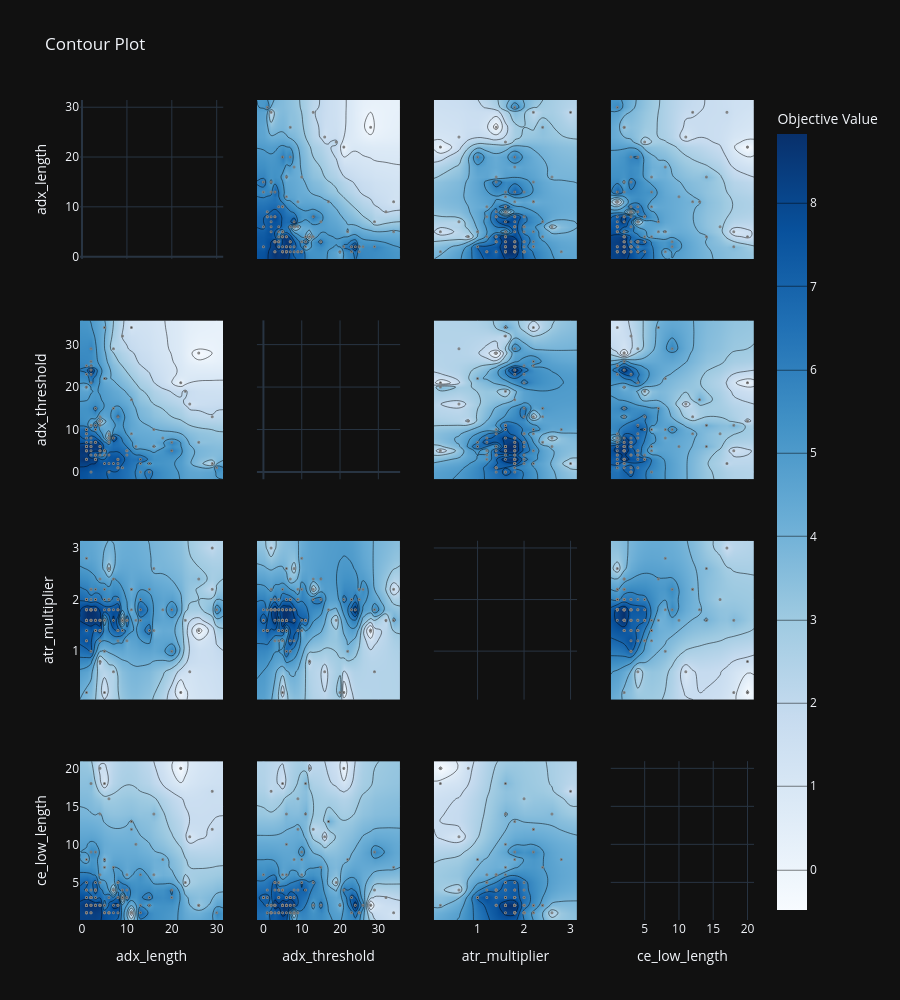
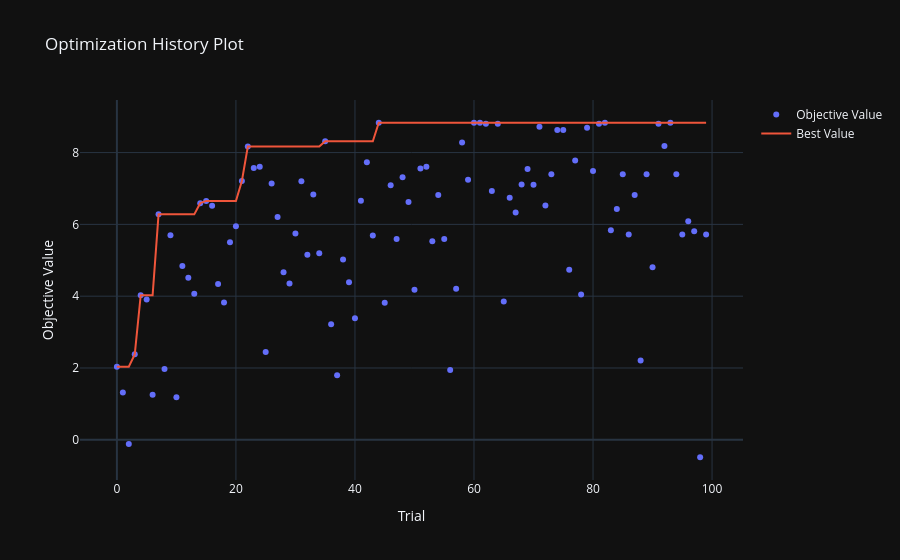

Notebook source saved alongside these figures, in order:
### Markdown cell above
From the slice plot can notice a few things...

- looks like a lowish ce_low_length value is ideal All sortino values > 8 are ce_low_length = 1
- ATR multiplier <2 also looks ideal as under 2 sortino values reach > 6
- ADX_length and ADX_threshold appear to perform better at low values

Generally there aren't major correlations, but can generally see where there might be better results.  The slice plot does slightly agree with the most hyperparameter importance, since these are the only values that so some sort of correlation to sortino ratio.


NOTE:  Removed atr_length and ce_high_length from the slice plot, since they have very little correlation to sortino ratio.

### Code cell
fig4 = optuna.visualization.plot_contour(study)
fig4.update_layout(height=1000)
for trace in fig4.data:
    if hasattr(trace, "marker"):
        # ensure markers are visible when mode exists
        if hasattr(trace, "mode") and trace.mode and "markers" not in str(trace.mode):
            trace.mode = f"{trace.mode}+markers"
        trace.marker.size = 1
show(fig4)

fig3 = optuna.visualization.plot_optimization_history(study)
show(fig3)

### Figure 1 — Plotly figure (JSON) as saved in the notebook; plotly's stock layout.template omitted (floating-point values rounded to 4 significant figures; data arrays with more than 128 entries replaced by an {"elided": "..."} marker saying what was removed)
{"data": [{"type": "scatter", "xaxis": "x", "yaxis": "y", "marker": {"size": 1}}, {"colorbar": {"title": {"text": "Objective Value"}}, "colorscale": [[0.0, "rgb(247,251,255)"], [0.125, "rgb(222,235,247)"], [0.25, "rgb(198,219,239)"], [0.375, "rgb(158,202,225)"], [0.5, "rgb(107,174,214)"], [0.625, "rgb(66,146,198)"], [0.75, "rgb(33,113,181)"], [0.875, "rgb(8,81,156)"], [1.0, "rgb(8,48,107)"]], "connectgaps": true, "contours": {"coloring": "heatmap"}, "hoverinfo": "none", "line": {"smoothing": 1.3}, "reversescale": false, "showscale": true, "x": [-0.45, 1, 2, 3, 4, 5, 6, 7, 8, 9, 10, 11, 12, 13, 15, 16, 18, 20, 22, 23, 24, 26, 29, 30, 31.45], "y": [-1.7, 0, 1, 2, 3, 4, 5, 6, 7, 8, 9, 10, 11, 12, 13, 15, 16, 17, 19, 20, 21, 22, 23, 24, 25, 26, 28, 29, 32, 34, 35.7], "z": {"elided": "31x25 float values"}, "type": "contour", "xaxis": "x5", "yaxis": "y5"}, {"marker": {"color": "black", "line": {"color": "Gray", "width": 2.0}, "size": 1}, "mode": "markers", "name": "Feasible Trial", "showlegend": false, "x": [29, 5, 22, 7, 16, 5, 24, 2, 29, 3, 11, 2, 1, 11, 10, 10, 15, 10, 16, 13, 20, 8, 8, 8, 6, 6, 13, 8, 4, 18, 13, 8, 8, 6, 4, 7, 6, 4, 7, 12, 26, 9, 5, 5, 1, 1, 3, 2, 3, 1, 5, 7, 6, 5, 3, 6, 9, 11, 2, 2, 1, 1, 1, 1, 2, 2, 1, 3, 2, 4, 1, 3, 3, 2, 4, 4, 4, 1, 4, 3, 3, 1, 1, 30, 1, 2, 1, 3, 23, 2, 15, 1, 1, 2, 2, 1, 20, 2, 26, 1], "y": [13, 5, 21, 29, 10, 22, 16, 21, 2, 10, 34, 25, 10, 17, 5, 4, 0, 5, 6, 0, 7, 1, 3, 2, 2, 8, 3, 13, 13, 8, 2, 1, 3, 0, 4, 8, 9, 12, 15, 6, 7, 1, 2, 4, 3, 20, 11, 26, 3, 6, 34, 2, 4, 5, 4, 7, 32, 9, 5, 0, 6, 6, 6, 9, 6, 11, 8, 15, 6, 5, 10, 7, 7, 8, 5, 6, 6, 7, 11, 3, 3, 5, 5, 1, 3, 4, 9, 4, 19, 7, 2, 5, 6, 24, 23, 25, 5, 29, 28, 23], "type": "scatter", "xaxis": "x5", "yaxis": "y5"}, {"colorbar": {"title": {"text": "Objective Value"}}, "colorscale": [[0.0, "rgb(247,251,255)"], [0.125, "rgb(222,235,247)"], [0.25, "rgb(198,219,239)"], [0.375, "rgb(158,202,225)"], [0.5, "rgb(107,174,214)"], [0.625, "rgb(66,146,198)"], [0.75, "rgb(33,113,181)"], [0.875, "rgb(8,81,156)"], [1.0, "rgb(8,48,107)"]], "connectgaps": true, "contours": {"coloring": "heatmap"}, "hoverinfo": "none", "line": {"smoothing": 1.3}, "reversescale": false, "showscale": false, "x": [-0.45, 1, 2, 3, 4, 5, 6, 7, 8, 9, 10, 11, 12, 13, 15, 16, 18, 20, 22, 23, 24, 26, 29, 30, 31.45], "y": [0.06, 0.2, 0.6, 0.8, 1.0, 1.2, 1.4, 1.6, 1.8, 2.0, 2.2, 2.4, 2.6, 2.8, 3.0, 3.14], "z": {"elided": "16x25 float values"}, "type": "contour", "xaxis": "x9", "yaxis": "y9"}, {"marker": {"color": "black", "line": {"color": "Gray", "width": 2.0}, "size": 1}, "mode": "markers", "name": "Feasible Trial", "showlegend": false, "x": [29, 5, 22, 7, 16, 5, 24, 2, 29, 3, 11, 2, 1, 11, 10, 10, 15, 10, 16, 13, 20, 8, 8, 8, 6, 6, 13, 8, 4, 18, 13, 8, 8, 6, 4, 7, 6, 4, 7, 12, 26, 9, 5, 5, 1, 1, 3, 2, 3, 1, 5, 7, 6, 5, 3, 6, 9, 11, 2, 2, 1, 1, 1, 1, 2, 2, 1, 3, 2, 4, 1, 3, 3, 2, 4, 4, 4, 1, 4, 3, 3, 1, 1, 30, 1, 2, 1, 3, 23, 2, 15, 1, 1, 2, 2, 1, 20, 2, 26, 1], "y": [2.2, 0.2, 0.2, 0.6, 1.4, 1.0, 0.6, 2.0, 3.0, 2.2, 2.2, 2.2, 2.8, 1.8, 1.6, 1.6, 1.4, 1.2, 2.6, 1.6, 1.0, 1.4, 1.8, 1.8, 1.8, 2.6, 1.8, 2.0, 2.4, 1.8, 2.0, 1.4, 1.2, 1.8, 1.2, 1.6, 2.0, 0.8, 2.4, 1.6, 2.4, 1.4, 1.8, 2.0, 1.8, 0.2, 1.6, 2.2, 1.8, 2.0, 1.6, 1.8, 1.8, 2.2, 1.4, 2.0, 1.6, 2.2, 1.8, 1.6, 1.8, 1.8, 1.6, 1.4, 1.6, 1.6, 1.2, 2.0, 1.0, 1.4, 1.6, 1.8, 2.0, 1.8, 1.6, 1.6, 1.4, 1.2, 1.6, 1.6, 1.8, 1.6, 1.8, 1.8, 2.0, 1.8, 2.0, 1.4, 1.6, 1.8, 2.2, 1.6, 1.6, 1.8, 1.8, 2.0, 1.8, 1.8, 1.4, 2.0], "type": "scatter", "xaxis": "x9", "yaxis": "y9"}, {"colorbar": {"title": {"text": "Objective Value"}}, "colorscale": [[0.0, "rgb(247,251,255)"], [0.125, "rgb(222,235,247)"], [0.25, "rgb(198,219,239)"], [0.375, "rgb(158,202,225)"], [0.5, "rgb(107,174,214)"], [0.625, "rgb(66,146,198)"], [0.75, "rgb(33,113,181)"], [0.875, "rgb(8,81,156)"], [1.0, "rgb(8,48,107)"]], "connectgaps": true, "contours": {"coloring": "heatmap"}, "hoverinfo": "none", "line": {"smoothing": 1.3}, "reversescale": false, "showscale": false, "x": [-0.45, 1, 2, 3, 4, 5, 6, 7, 8, 9, 10, 11, 12, 13, 15, 16, 18, 20, 22, 23, 24, 26, 29, 30, 31.45], "y": [0.05, 1, 2, 3, 4, 5, 6, 7, 8, 9, 10, 11, 12, 13, 14, 16, 17, 18, 20, 20.95], "z": {"elided": "20x25 float values"}, "type": "contour", "xaxis": "x13", "yaxis": "y13"}, {"marker": {"color": "black", "line": {"color": "Gray", "width": 2.0}, "size": 1}, "mode": "markers", "name": "Feasible Trial", "showlegend": false, "x": [29, 5, 22, 7, 16, 5, 24, 2, 29, 3, 11, 2, 1, 11, 10, 10, 15, 10, 16, 13, 20, 8, 8, 8, 6, 6, 13, 8, 4, 18, 13, 8, 8, 6, 4, 7, 6, 4, 7, 12, 26, 9, 5, 5, 1, 1, 3, 2, 3, 1, 5, 7, 6, 5, 3, 6, 9, 11, 2, 2, 1, 1, 1, 1, 2, 2, 1, 3, 2, 4, 1, 3, 3, 2, 4, 4, 4, 1, 4, 3, 3, 1, 1, 30, 1, 2, 1, 3, 23, 2, 15, 1, 1, 2, 2, 1, 20, 2, 26, 1], "y": [12, 18, 20, 4, 6, 8, 11, 4, 17, 9, 1, 1, 8, 13, 4, 3, 3, 6, 14, 6, 3, 3, 2, 1, 1, 1, 1, 5, 2, 8, 2, 2, 5, 3, 5, 2, 16, 20, 7, 10, 2, 4, 1, 1, 2, 2, 4, 2, 5, 3, 7, 1, 1, 2, 4, 1, 3, 12, 1, 3, 2, 2, 2, 4, 2, 18, 4, 2, 3, 2, 5, 2, 3, 3, 2, 2, 6, 3, 14, 2, 4, 2, 2, 1, 2, 3, 1, 4, 5, 3, 2, 2, 1, 2, 3, 1, 4, 9, 2, 1], "type": "scatter", "xaxis": "x13", "yaxis": "y13"}, {"colorbar": {"title": {"text": "Objective Value"}}, "colorscale": [[0.0, "rgb(247,251,255)"], [0.125, "rgb(222,235,247)"], [0.25, "rgb(198,219,239)"], [0.375, "rgb(158,202,225)"], [0.5, "rgb(107,174,214)"], [0.625, "rgb(66,146,198)"], [0.75, "rgb(33,113,181)"], [0.875, "rgb(8,81,156)"], [1.0, "rgb(8,48,107)"]], "connectgaps": true, "contours": {"coloring": "heatmap"}, "hoverinfo": "none", "line": {"smoothing": 1.3}, "reversescale": false, "showscale": false, "x": [-1.7, 0, 1, 2, 3, 4, 5, 6, 7, 8, 9, 10, 11, 12, 13, 15, 16, 17, 19, 20, 21, 22, 23, 24, 25, 26, 28, 29, 32, 34, 35.7], "y": [-0.45, 1, 2, 3, 4, 5, 6, 7, 8, 9, 10, 11, 12, 13, 15, 16, 18, 20, 22, 23, 24, 26, 29, 30, 31.45], "z": {"elided": "25x31 float values"}, "type": "contour", "xaxis": "x2", "yaxis": "y2"}, {"marker": {"color": "black", "line": {"color": "Gray", "width": 2.0}, "size": 1}, "mode": "markers", "name": "Feasible Trial", "showlegend": false, "x": [13, 5, 21, 29, 10, 22, 16, 21, 2, 10, 34, 25, 10, 17, 5, 4, 0, 5, 6, 0, 7, 1, 3, 2, 2, 8, 3, 13, 13, 8, 2, 1, 3, 0, 4, 8, 9, 12, 15, 6, 7, 1, 2, 4, 3, 20, 11, 26, 3, 6, 34, 2, 4, 5, 4, 7, 32, 9, 5, 0, 6, 6, 6, 9, 6, 11, 8, 15, 6, 5, 10, 7, 7, 8, 5, 6, 6, 7, 11, 3, 3, 5, 5, 1, 3, 4, 9, 4, 19, 7, 2, 5, 6, 24, 23, 25, 5, 29, 28, 23], "y": [29, 5, 22, 7, 16, 5, 24, 2, 29, 3, 11, 2, 1, 11, 10, 10, 15, 10, 16, 13, 20, 8, 8, 8, 6, 6, 13, 8, 4, 18, 13, 8, 8, 6, 4, 7, 6, 4, 7, 12, 26, 9, 5, 5, 1, 1, 3, 2, 3, 1, 5, 7, 6, 5, 3, 6, 9, 11, 2, 2, 1, 1, 1, 1, 2, 2, 1, 3, 2, 4, 1, 3, 3, 2, 4, 4, 4, 1, 4, 3, 3, 1, 1, 30, 1, 2, 1, 3, 23, 2, 15, 1, 1, 2, 2, 1, 20, 2, 26, 1], "type": "scatter", "xaxis": "x2", "yaxis": "y2"}, {"type": "scatter", "xaxis": "x6", "yaxis": "y6", "marker": {"size": 1}}, {"colorbar": {"title": {"text": "Objective Value"}}, "colorscale": [[0.0, "rgb(247,251,255)"], [0.125, "rgb(222,235,247)"], [0.25, "rgb(198,219,239)"], [0.375, "rgb(158,202,225)"], [0.5, "rgb(107,174,214)"], [0.625, "rgb(66,146,198)"], [0.75, "rgb(33,113,181)"], [0.875, "rgb(8,81,156)"], [1.0, "rgb(8,48,107)"]], "connectgaps": true, "contours": {"coloring": "heatmap"}, "hoverinfo": "none", "line": {"smoothing": 1.3}, "reversescale": false, "showscale": false, "x": [-1.7, 0, 1, 2, 3, 4, 5, 6, 7, 8, 9, 10, 11, 12, 13, 15, 16, 17, 19, 20, 21, 22, 23, 24, 25, 26, 28, 29, 32, 34, 35.7], "y": [0.06, 0.2, 0.6, 0.8, 1.0, 1.2, 1.4, 1.6, 1.8, 2.0, 2.2, 2.4, 2.6, 2.8, 3.0, 3.14], "z": {"elided": "16x31 float values"}, "type": "contour", "xaxis": "x10", "yaxis": "y10"}, {"marker": {"color": "black", "line": {"color": "Gray", "width": 2.0}, "size": 1}, "mode": "markers", "name": "Feasible Trial", "showlegend": false, "x": [13, 5, 21, 29, 10, 22, 16, 21, 2, 10, 34, 25, 10, 17, 5, 4, 0, 5, 6, 0, 7, 1, 3, 2, 2, 8, 3, 13, 13, 8, 2, 1, 3, 0, 4, 8, 9, 12, 15, 6, 7, 1, 2, 4, 3, 20, 11, 26, 3, 6, 34, 2, 4, 5, 4, 7, 32, 9, 5, 0, 6, 6, 6, 9, 6, 11, 8, 15, 6, 5, 10, 7, 7, 8, 5, 6, 6, 7, 11, 3, 3, 5, 5, 1, 3, 4, 9, 4, 19, 7, 2, 5, 6, 24, 23, 25, 5, 29, 28, 23], "y": [2.2, 0.2, 0.2, 0.6, 1.4, 1.0, 0.6, 2.0, 3.0, 2.2, 2.2, 2.2, 2.8, 1.8, 1.6, 1.6, 1.4, 1.2, 2.6, 1.6, 1.0, 1.4, 1.8, 1.8, 1.8, 2.6, 1.8, 2.0, 2.4, 1.8, 2.0, 1.4, 1.2, 1.8, 1.2, 1.6, 2.0, 0.8, 2.4, 1.6, 2.4, 1.4, 1.8, 2.0, 1.8, 0.2, 1.6, 2.2, 1.8, 2.0, 1.6, 1.8, 1.8, 2.2, 1.4, 2.0, 1.6, 2.2, 1.8, 1.6, 1.8, 1.8, 1.6, 1.4, 1.6, 1.6, 1.2, 2.0, 1.0, 1.4, 1.6, 1.8, 2.0, 1.8, 1.6, 1.6, 1.4, 1.2, 1.6, 1.6, 1.8, 1.6, 1.8, 1.8, 2.0, 1.8, 2.0, 1.4, 1.6, 1.8, 2.2, 1.6, 1.6, 1.8, 1.8, 2.0, 1.8, 1.8, 1.4, 2.0], "type": "scatter", "xaxis": "x10", "yaxis": "y10"}, {"colorbar": {"title": {"text": "Objective Value"}}, "colorscale": [[0.0, "rgb(247,251,255)"], [0.125, "rgb(222,235,247)"], [0.25, "rgb(198,219,239)"], [0.375, "rgb(158,202,225)"], [0.5, "rgb(107,174,214)"], [0.625, "rgb(66,146,198)"], [0.75, "rgb(33,113,181)"], [0.875, "rgb(8,81,156)"], [1.0, "rgb(8,48,107)"]], "connectgaps": true, "contours": {"coloring": "heatmap"}, "hoverinfo": "none", "line": {"smoothing": 1.3}, "reversescale": false, "showscale": false, "x": [-1.7, 0, 1, 2, 3, 4, 5, 6, 7, 8, 9, 10, 11, 12, 13, 15, 16, 17, 19, 20, 21, 22, 23, 24, 25, 26, 28, 29, 32, 34, 35.7], "y": [0.05, 1, 2, 3, 4, 5, 6, 7, 8, 9, 10, 11, 12, 13, 14, 16, 17, 18, 20, 20.95], "z": {"elided": "20x31 float values"}, "type": "contour", "xaxis": "x14", "yaxis": "y14"}, {"marker": {"color": "black", "line": {"color": "Gray", "width": 2.0}, "size": 1}, "mode": "markers", "name": "Feasible Trial", "showlegend": false, "x": [13, 5, 21, 29, 10, 22, 16, 21, 2, 10, 34, 25, 10, 17, 5, 4, 0, 5, 6, 0, 7, 1, 3, 2, 2, 8, 3, 13, 13, 8, 2, 1, 3, 0, 4, 8, 9, 12, 15, 6, 7, 1, 2, 4, 3, 20, 11, 26, 3, 6, 34, 2, 4, 5, 4, 7, 32, 9, 5, 0, 6, 6, 6, 9, 6, 11, 8, 15, 6, 5, 10, 7, 7, 8, 5, 6, 6, 7, 11, 3, 3, 5, 5, 1, 3, 4, 9, 4, 19, 7, 2, 5, 6, 24, 23, 25, 5, 29, 28, 23], "y": [12, 18, 20, 4, 6, 8, 11, 4, 17, 9, 1, 1, 8, 13, 4, 3, 3, 6, 14, 6, 3, 3, 2, 1, 1, 1, 1, 5, 2, 8, 2, 2, 5, 3, 5, 2, 16, 20, 7, 10, 2, 4, 1, 1, 2, 2, 4, 2, 5, 3, 7, 1, 1, 2, 4, 1, 3, 12, 1, 3, 2, 2, 2, 4, 2, 18, 4, 2, 3, 2, 5, 2, 3, 3, 2, 2, 6, 3, 14, 2, 4, 2, 2, 1, 2, 3, 1, 4, 5, 3, 2, 2, 1, 2, 3, 1, 4, 9, 2, 1], "type": "scatter", "xaxis": "x14", "yaxis": "y14"}, {"colorbar": {"title": {"text": "Objective Value"}}, "colorscale": [[0.0, "rgb(247,251,255)"], [0.125, "rgb(222,235,247)"], [0.25, "rgb(198,219,239)"], [0.375, "rgb(158,202,225)"], [0.5, "rgb(107,174,214)"], [0.625, "rgb(66,146,198)"], [0.75, "rgb(33,113,181)"], [0.875, "rgb(8,81,156)"], [1.0, "rgb(8,48,107)"]], "connectgaps": true, "contours": {"coloring": "heatmap"}, "hoverinfo": "none", "line": {"smoothing": 1.3}, "reversescale": false, "showscale": false, "x": [0.06, 0.2, 0.6, 0.8, 1.0, 1.2, 1.4, 1.6, 1.8, 2.0, 2.2, 2.4, 2.6, 2.8, 3.0, 3.14], "y": [-0.45, 1, 2, 3, 4, 5, 6, 7, 8, 9, 10, 11, 12, 13, 15, 16, 18, 20, 22, 23, 24, 26, 29, 30, 31.45], "z": {"elided": "25x16 float values"}, "type": "contour", "xaxis": "x3", "yaxis": "y3"}, {"marker": {"color": "black", "line": {"color": "Gray", "width": 2.0}, "size": 1}, "mode": "markers", "name": "Feasible Trial", "showlegend": false, "x": [2.2, 0.2, 0.2, 0.6, 1.4, 1.0, 0.6, 2.0, 3.0, 2.2, 2.2, 2.2, 2.8, 1.8, 1.6, 1.6, 1.4, 1.2, 2.6, 1.6, 1.0, 1.4, 1.8, 1.8, 1.8, 2.6, 1.8, 2.0, 2.4, 1.8, 2.0, 1.4, 1.2, 1.8, 1.2, 1.6, 2.0, 0.8, 2.4, 1.6, 2.4, 1.4, 1.8, 2.0, 1.8, 0.2, 1.6, 2.2, 1.8, 2.0, 1.6, 1.8, 1.8, 2.2, 1.4, 2.0, 1.6, 2.2, 1.8, 1.6, 1.8, 1.8, 1.6, 1.4, 1.6, 1.6, 1.2, 2.0, 1.0, 1.4, 1.6, 1.8, 2.0, 1.8, 1.6, 1.6, 1.4, 1.2, 1.6, 1.6, 1.8, 1.6, 1.8, 1.8, 2.0, 1.8, 2.0, 1.4, 1.6, 1.8, 2.2, 1.6, 1.6, 1.8, 1.8, 2.0, 1.8, 1.8, 1.4, 2.0], "y": [29, 5, 22, 7, 16, 5, 24, 2, 29, 3, 11, 2, 1, 11, 10, 10, 15, 10, 16, 13, 20, 8, 8, 8, 6, 6, 13, 8, 4, 18, 13, 8, 8, 6, 4, 7, 6, 4, 7, 12, 26, 9, 5, 5, 1, 1, 3, 2, 3, 1, 5, 7, 6, 5, 3, 6, 9, 11, 2, 2, 1, 1, 1, 1, 2, 2, 1, 3, 2, 4, 1, 3, 3, 2, 4, 4, 4, 1, 4, 3, 3, 1, 1, 30, 1, 2, 1, 3, 23, 2, 15, 1, 1, 2, 2, 1, 20, 2, 26, 1], "type": "scatter", "xaxis": "x3", "yaxis": "y3"}, {"colorbar": {"title": {"text": "Objective Value"}}, "colorscale": [[0.0, "rgb(247,251,255)"], [0.125, "rgb(222,235,247)"], [0.25, "rgb(198,219,239)"], [0.375, "rgb(158,202,225)"], [0.5, "rgb(107,174,214)"], [0.625, "rgb(66,146,198)"], [0.75, "rgb(33,113,181)"], [0.875, "rgb(8,81,156)"], [1.0, "rgb(8,48,107)"]], "connectgaps": true, "contours": {"coloring": "heatmap"}, "hoverinfo": "none", "line": {"smoothing": 1.3}, "reversescale": false, "showscale": false, "x": [0.06, 0.2, 0.6, 0.8, 1.0, 1.2, 1.4, 1.6, 1.8, 2.0, 2.2, 2.4, 2.6, 2.8, 3.0, 3.14], "y": [-1.7, 0, 1, 2, 3, 4, 5, 6, 7, 8, 9, 10, 11, 12, 13, 15, 16, 17, 19, 20, 21, 22, 23, 24, 25, 26, 28, 29, 32, 34, 35.7], "z": {"elided": "31x16 float values"}, "type": "contour", "xaxis": "x7", "yaxis": "y7"}, {"marker": {"color": "black", "line": {"color": "Gray", "width": 2.0}, "size": 1}, "mode": "markers", "name": "Feasible Trial", "showlegend": false, "x": [2.2, 0.2, 0.2, 0.6, 1.4, 1.0, 0.6, 2.0, 3.0, 2.2, 2.2, 2.2, 2.8, 1.8, 1.6, 1.6, 1.4, 1.2, 2.6, 1.6, 1.0, 1.4, 1.8, 1.8, 1.8, 2.6, 1.8, 2.0, 2.4, 1.8, 2.0, 1.4, 1.2, 1.8, 1.2, 1.6, 2.0, 0.8, 2.4, 1.6, 2.4, 1.4, 1.8, 2.0, 1.8, 0.2, 1.6, 2.2, 1.8, 2.0, 1.6, 1.8, 1.8, 2.2, 1.4, 2.0, 1.6, 2.2, 1.8, 1.6, 1.8, 1.8, 1.6, 1.4, 1.6, 1.6, 1.2, 2.0, 1.0, 1.4, 1.6, 1.8, 2.0, 1.8, 1.6, 1.6, 1.4, 1.2, 1.6, 1.6, 1.8, 1.6, 1.8, 1.8, 2.0, 1.8, 2.0, 1.4, 1.6, 1.8, 2.2, 1.6, 1.6, 1.8, 1.8, 2.0, 1.8, 1.8, 1.4, 2.0], "y": [13, 5, 21, 29, 10, 22, 16, 21, 2, 10, 34, 25, 10, 17, 5, 4, 0, 5, 6, 0, 7, 1, 3, 2, 2, 8, 3, 13, 13, 8, 2, 1, 3, 0, 4, 8, 9, 12, 15, 6, 7, 1, 2, 4, 3, 20, 11, 26, 3, 6, 34, 2, 4, 5, 4, 7, 32, 9, 5, 0, 6, 6, 6, 9, 6, 11, 8, 15, 6, 5, 10, 7, 7, 8, 5, 6, 6, 7, 11, 3, 3, 5, 5, 1, 3, 4, 9, 4, 19, 7, 2, 5, 6, 24, 23, 25, 5, 29, 28, 23], "type": "scatter", "xaxis": "x7", "yaxis": "y7"}, {"type": "scatter", "xaxis": "x11", "yaxis": "y11", "marker": {"size": 1}}, {"colorbar": {"title": {"text": "Objective Value"}}, "colorscale": [[0.0, "rgb(247,251,255)"], [0.125, "rgb(222,235,247)"], [0.25, "rgb(198,219,239)"], [0.375, "rgb(158,202,225)"], [0.5, "rgb(107,174,214)"], [0.625, "rgb(66,146,198)"], [0.75, "rgb(33,113,181)"], [0.875, "rgb(8,81,156)"], [1.0, "rgb(8,48,107)"]], "connectgaps": true, "contours": {"coloring": "heatmap"}, "hoverinfo": "none", "line": {"smoothing": 1.3}, "reversescale": false, "showscale": false, "x": [0.06, 0.2, 0.6, 0.8, 1.0, 1.2, 1.4, 1.6, 1.8, 2.0, 2.2, 2.4, 2.6, 2.8, 3.0, 3.14], "y": [0.05, 1, 2, 3, 4, 5, 6, 7, 8, 9, 10, 11, 12, 13, 14, 16, 17, 18, 20, 20.95], "z": {"elided": "20x16 float values"}, "type": "contour", "xaxis": "x15", "yaxis": "y15"}, {"marker": {"color": "black", "line": {"color": "Gray", "width": 2.0}, "size": 1}, "mode": "markers", "name": "Feasible Trial", "showlegend": false, "x": [2.2, 0.2, 0.2, 0.6, 1.4, 1.0, 0.6, 2.0, 3.0, 2.2, 2.2, 2.2, 2.8, 1.8, 1.6, 1.6, 1.4, 1.2, 2.6, 1.6, 1.0, 1.4, 1.8, 1.8, 1.8, 2.6, 1.8, 2.0, 2.4, 1.8, 2.0, 1.4, 1.2, 1.8, 1.2, 1.6, 2.0, 0.8, 2.4, 1.6, 2.4, 1.4, 1.8, 2.0, 1.8, 0.2, 1.6, 2.2, 1.8, 2.0, 1.6, 1.8, 1.8, 2.2, 1.4, 2.0, 1.6, 2.2, 1.8, 1.6, 1.8, 1.8, 1.6, 1.4, 1.6, 1.6, 1.2, 2.0, 1.0, 1.4, 1.6, 1.8, 2.0, 1.8, 1.6, 1.6, 1.4, 1.2, 1.6, 1.6, 1.8, 1.6, 1.8, 1.8, 2.0, 1.8, 2.0, 1.4, 1.6, 1.8, 2.2, 1.6, 1.6, 1.8, 1.8, 2.0, 1.8, 1.8, 1.4, 2.0], "y": [12, 18, 20, 4, 6, 8, 11, 4, 17, 9, 1, 1, 8, 13, 4, 3, 3, 6, 14, 6, 3, 3, 2, 1, 1, 1, 1, 5, 2, 8, 2, 2, 5, 3, 5, 2, 16, 20, 7, 10, 2, 4, 1, 1, 2, 2, 4, 2, 5, 3, 7, 1, 1, 2, 4, 1, 3, 12, 1, 3, 2, 2, 2, 4, 2, 18, 4, 2, 3, 2, 5, 2, 3, 3, 2, 2, 6, 3, 14, 2, 4, 2, 2, 1, 2, 3, 1, 4, 5, 3, 2, 2, 1, 2, 3, 1, 4, 9, 2, 1], "type": "scatter", "xaxis": "x15", "yaxis": "y15"}, {"colorbar": {"title": {"text": "Objective Value"}}, "colorscale": [[0.0, "rgb(247,251,255)"], [0.125, "rgb(222,235,247)"], [0.25, "rgb(198,219,239)"], [0.375, "rgb(158,202,225)"], [0.5, "rgb(107,174,214)"], [0.625, "rgb(66,146,198)"], [0.75, "rgb(33,113,181)"], [0.875, "rgb(8,81,156)"], [1.0, "rgb(8,48,107)"]], "connectgaps": true, "contours": {"coloring": "heatmap"}, "hoverinfo": "none", "line": {"smoothing": 1.3}, "reversescale": false, "showscale": false, "x": [0.05, 1, 2, 3, 4, 5, 6, 7, 8, 9, 10, 11, 12, 13, 14, 16, 17, 18, 20, 20.95], "y": [-0.45, 1, 2, 3, 4, 5, 6, 7, 8, 9, 10, 11, 12, 13, 15, 16, 18, 20, 22, 23, 24, 26, 29, 30, 31.45], "z": {"elided": "25x20 float values"}, "type": "contour", "xaxis": "x4", "yaxis": "y4"}, {"marker": {"color": "black", "line": {"color": "Gray", "width": 2.0}, "size": 1}, "mode": "markers", "name": "Feasible Trial", "showlegend": false, "x": [12, 18, 20, 4, 6, 8, 11, 4, 17, 9, 1, 1, 8, 13, 4, 3, 3, 6, 14, 6, 3, 3, 2, 1, 1, 1, 1, 5, 2, 8, 2, 2, 5, 3, 5, 2, 16, 20, 7, 10, 2, 4, 1, 1, 2, 2, 4, 2, 5, 3, 7, 1, 1, 2, 4, 1, 3, 12, 1, 3, 2, 2, 2, 4, 2, 18, 4, 2, 3, 2, 5, 2, 3, 3, 2, 2, 6, 3, 14, 2, 4, 2, 2, 1, 2, 3, 1, 4, 5, 3, 2, 2, 1, 2, 3, 1, 4, 9, 2, 1], "y": [29, 5, 22, 7, 16, 5, 24, 2, 29, 3, 11, 2, 1, 11, 10, 10, 15, 10, 16, 13, 20, 8, 8, 8, 6, 6, 13, 8, 4, 18, 13, 8, 8, 6, 4, 7, 6, 4, 7, 12, 26, 9, 5, 5, 1, 1, 3, 2, 3, 1, 5, 7, 6, 5, 3, 6, 9, 11, 2, 2, 1, 1, 1, 1, 2, 2, 1, 3, 2, 4, 1, 3, 3, 2, 4, 4, 4, 1, 4, 3, 3, 1, 1, 30, 1, 2, 1, 3, 23, 2, 15, 1, 1, 2, 2, 1, 20, 2, 26, 1], "type": "scatter", "xaxis": "x4", "yaxis": "y4"}, {"colorbar": {"title": {"text": "Objective Value"}}, "colorscale": [[0.0, "rgb(247,251,255)"], [0.125, "rgb(222,235,247)"], [0.25, "rgb(198,219,239)"], [0.375, "rgb(158,202,225)"], [0.5, "rgb(107,174,214)"], [0.625, "rgb(66,146,198)"], [0.75, "rgb(33,113,181)"], [0.875, "rgb(8,81,156)"], [1.0, "rgb(8,48,107)"]], "connectgaps": true, "contours": {"coloring": "heatmap"}, "hoverinfo": "none", "line": {"smoothing": 1.3}, "reversescale": false, "showscale": false, "x": [0.05, 1, 2, 3, 4, 5, 6, 7, 8, 9, 10, 11, 12, 13, 14, 16, 17, 18, 20, 20.95], "y": [-1.7, 0, 1, 2, 3, 4, 5, 6, 7, 8, 9, 10, 11, 12, 13, 15, 16, 17, 19, 20, 21, 22, 23, 24, 25, 26, 28, 29, 32, 34, 35.7], "z": {"elided": "31x20 float values"}, "type": "contour", "xaxis": "x8", "yaxis": "y8"}, {"marker": {"color": "black", "line": {"color": "Gray", "width": 2.0}, "size": 1}, "mode": "markers", "name": "Feasible Trial", "showlegend": false, "x": [12, 18, 20, 4, 6, 8, 11, 4, 17, 9, 1, 1, 8, 13, 4, 3, 3, 6, 14, 6, 3, 3, 2, 1, 1, 1, 1, 5, 2, 8, 2, 2, 5, 3, 5, 2, 16, 20, 7, 10, 2, 4, 1, 1, 2, 2, 4, 2, 5, 3, 7, 1, 1, 2, 4, 1, 3, 12, 1, 3, 2, 2, 2, 4, 2, 18, 4, 2, 3, 2, 5, 2, 3, 3, 2, 2, 6, 3, 14, 2, 4, 2, 2, 1, 2, 3, 1, 4, 5, 3, 2, 2, 1, 2, 3, 1, 4, 9, 2, 1], "y": [13, 5, 21, 29, 10, 22, 16, 21, 2, 10, 34, 25, 10, 17, 5, 4, 0, 5, 6, 0, 7, 1, 3, 2, 2, 8, 3, 13, 13, 8, 2, 1, 3, 0, 4, 8, 9, 12, 15, 6, 7, 1, 2, 4, 3, 20, 11, 26, 3, 6, 34, 2, 4, 5, 4, 7, 32, 9, 5, 0, 6, 6, 6, 9, 6, 11, 8, 15, 6, 5, 10, 7, 7, 8, 5, 6, 6, 7, 11, 3, 3, 5, 5, 1, 3, 4, 9, 4, 19, 7, 2, 5, 6, 24, 23, 25, 5, 29, 28, 23], "type": "scatter", "xaxis": "x8", "yaxis": "y8"}, {"colorbar": {"title": {"text": "Objective Value"}}, "colorscale": [[0.0, "rgb(247,251,255)"], [0.125, "rgb(222,235,247)"], [0.25, "rgb(198,219,239)"], [0.375, "rgb(158,202,225)"], [0.5, "rgb(107,174,214)"], [0.625, "rgb(66,146,198)"], [0.75, "rgb(33,113,181)"], [0.875, "rgb(8,81,156)"], [1.0, "rgb(8,48,107)"]], "connectgaps": true, "contours": {"coloring": "heatmap"}, "hoverinfo": "none", "line": {"smoothing": 1.3}, "reversescale": false, "showscale": false, "x": [0.05, 1, 2, 3, 4, 5, 6, 7, 8, 9, 10, 11, 12, 13, 14, 16, 17, 18, 20, 20.95], "y": [0.06, 0.2, 0.6, 0.8, 1.0, 1.2, 1.4, 1.6, 1.8, 2.0, 2.2, 2.4, 2.6, 2.8, 3.0, 3.14], "z": {"elided": "16x20 float values"}, "type": "contour", "xaxis": "x12", "yaxis": "y12"}, {"marker": {"color": "black", "line": {"color": "Gray", "width": 2.0}, "size": 1}, "mode": "markers", "name": "Feasible Trial", "showlegend": false, "x": [12, 18, 20, 4, 6, 8, 11, 4, 17, 9, 1, 1, 8, 13, 4, 3, 3, 6, 14, 6, 3, 3, 2, 1, 1, 1, 1, 5, 2, 8, 2, 2, 5, 3, 5, 2, 16, 20, 7, 10, 2, 4, 1, 1, 2, 2, 4, 2, 5, 3, 7, 1, 1, 2, 4, 1, 3, 12, 1, 3, 2, 2, 2, 4, 2, 18, 4, 2, 3, 2, 5, 2, 3, 3, 2, 2, 6, 3, 14, 2, 4, 2, 2, 1, 2, 3, 1, 4, 5, 3, 2, 2, 1, 2, 3, 1, 4, 9, 2, 1], "y": [2.2, 0.2, 0.2, 0.6, 1.4, 1.0, 0.6, 2.0, 3.0, 2.2, 2.2, 2.2, 2.8, 1.8, 1.6, 1.6, 1.4, 1.2, 2.6, 1.6, 1.0, 1.4, 1.8, 1.8, 1.8, 2.6, 1.8, 2.0, 2.4, 1.8, 2.0, 1.4, 1.2, 1.8, 1.2, 1.6, 2.0, 0.8, 2.4, 1.6, 2.4, 1.4, 1.8, 2.0, 1.8, 0.2, 1.6, 2.2, 1.8, 2.0, 1.6, 1.8, 1.8, 2.2, 1.4, 2.0, 1.6, 2.2, 1.8, 1.6, 1.8, 1.8, 1.6, 1.4, 1.6, 1.6, 1.2, 2.0, 1.0, 1.4, 1.6, 1.8, 2.0, 1.8, 1.6, 1.6, 1.4, 1.2, 1.6, 1.6, 1.8, 1.6, 1.8, 1.8, 2.0, 1.8, 2.0, 1.4, 1.6, 1.8, 2.2, 1.6, 1.6, 1.8, 1.8, 2.0, 1.8, 1.8, 1.4, 2.0], "type": "scatter", "xaxis": "x12", "yaxis": "y12"}, {"type": "scatter", "xaxis": "x16", "yaxis": "y16", "marker": {"size": 1}}], "layout": {"xaxis": {"anchor": "y", "domain": [0.0, 0.2125], "matches": "x13", "showticklabels": false, "range": [-0.45, 31.45]}, "yaxis": {"anchor": "x", "domain": [0.8063, 1.0], "range": [-0.45, 31.45], "title": {"text": "adx_length"}}, "xaxis2": {"anchor": "y2", "domain": [0.2625, 0.475], "matches": "x14", "showticklabels": false, "range": [-1.7, 35.7]}, "yaxis2": {"anchor": "x2", "domain": [0.8063, 1.0], "matches": "y", "showticklabels": false, "range": [-0.45, 31.45]}, "xaxis3": {"anchor": "y3", "domain": [0.525, 0.7375], "matches": "x15", "showticklabels": false, "range": [0.06, 3.14]}, "yaxis3": {"anchor": "x3", "domain": [0.8063, 1.0], "matches": "y", "showticklabels": false, "range": [-0.45, 31.45]}, "xaxis4": {"anchor": "y4", "domain": [0.7875, 1.0], "matches": "x16", "showticklabels": false, "range": [0.05, 20.95]}, "yaxis4": {"anchor": "x4", "domain": [0.8063, 1.0], "matches": "y", "showticklabels": false, "range": [-0.45, 31.45]}, "xaxis5": {"anchor": "y5", "domain": [0.0, 0.2125], "matches": "x13", "showticklabels": false, "range": [-0.45, 31.45]}, "yaxis5": {"anchor": "x5", "domain": [0.5375, 0.7312], "range": [-1.7, 35.7], "title": {"text": "adx_threshold"}}, "xaxis6": {"anchor": "y6", "domain": [0.2625, 0.475], "matches": "x14", "showticklabels": false, "range": [-1.7, 35.7]}, "yaxis6": {"anchor": "x6", "domain": [0.5375, 0.7312], "matches": "y5", "showticklabels": false, "range": [-1.7, 35.7]}, "xaxis7": {"anchor": "y7", "domain": [0.525, 0.7375], "matches": "x15", "showticklabels": false, "range": [0.06, 3.14]}, "yaxis7": {"anchor": "x7", "domain": [0.5375, 0.7312], "matches": "y5", "showticklabels": false, "range": [-1.7, 35.7]}, "xaxis8": {"anchor": "y8", "domain": [0.7875, 1.0], "matches": "x16", "showticklabels": false, "range": [0.05, 20.95]}, "yaxis8": {"anchor": "x8", "domain": [0.5375, 0.7312], "matches": "y5", "showticklabels": false, "range": [-1.7, 35.7]}, "xaxis9": {"anchor": "y9", "domain": [0.0, 0.2125], "matches": "x13", "showticklabels": false, "range": [-0.45, 31.45]}, "yaxis9": {"anchor": "x9", "domain": [0.2687, 0.4625], "range": [0.06, 3.14], "title": {"text": "atr_multiplier"}}, "xaxis10": {"anchor": "y10", "domain": [0.2625, 0.475], "matches": "x14", "showticklabels": false, "range": [-1.7, 35.7]}, "yaxis10": {"anchor": "x10", "domain": [0.2687, 0.4625], "matches": "y9", "showticklabels": false, "range": [0.06, 3.14]}, "xaxis11": {"anchor": "y11", "domain": [0.525, 0.7375], "matches": "x15", "showticklabels": false, "range": [0.06, 3.14]}, "yaxis11": {"anchor": "x11", "domain": [0.2687, 0.4625], "matches": "y9", "showticklabels": false, "range": [0.06, 3.14]}, "xaxis12": {"anchor": "y12", "domain": [0.7875, 1.0], "matches": "x16", "showticklabels": false, "range": [0.05, 20.95]}, "yaxis12": {"anchor": "x12", "domain": [0.2687, 0.4625], "matches": "y9", "showticklabels": false, "range": [0.06, 3.14]}, "xaxis13": {"anchor": "y13", "domain": [0.0, 0.2125], "range": [-0.45, 31.45], "title": {"text": "adx_length"}}, "yaxis13": {"anchor": "x13", "domain": [0.0, 0.1938], "range": [0.05, 20.95], "title": {"text": "ce_low_length"}}, "xaxis14": {"anchor": "y14", "domain": [0.2625, 0.475], "range": [-1.7, 35.7], "title": {"text": "adx_threshold"}}, "yaxis14": {"anchor": "x14", "domain": [0.0, 0.1938], "matches": "y13", "showticklabels": false, "range": [0.05, 20.95]}, "xaxis15": {"anchor": "y15", "domain": [0.525, 0.7375], "range": [0.06, 3.14], "title": {"text": "atr_multiplier"}}, "yaxis15": {"anchor": "x15", "domain": [0.0, 0.1938], "matches": "y13", "showticklabels": false, "range": [0.05, 20.95]}, "xaxis16": {"anchor": "y16", "domain": [0.7875, 1.0], "range": [0.05, 20.95], "title": {"text": "ce_low_length"}}, "yaxis16": {"anchor": "x16", "domain": [0.0, 0.1938], "matches": "y13", "showticklabels": false, "range": [0.05, 20.95]}, "title": {"text": "Contour Plot"}, "height": 1000}}

### Figure 2 — Plotly figure (JSON) as saved in the notebook; plotly's stock layout.template omitted (floating-point values rounded to 4 significant figures)
{"data": [{"mode": "markers", "name": "Objective Value", "x": [0, 1, 2, 3, 4, 5, 6, 7, 8, 9, 10, 11, 12, 13, 14, 15, 16, 17, 18, 19, 20, 21, 22, 23, 24, 25, 26, 27, 28, 29, 30, 31, 32, 33, 34, 35, 36, 37, 38, 39, 40, 41, 42, 43, 44, 45, 46, 47, 48, 49, 50, 51, 52, 53, 54, 55, 56, 57, 58, 59, 60, 61, 62, 63, 64, 65, 66, 67, 68, 69, 70, 71, 72, 73, 74, 75, 76, 77, 78, 79, 80, 81, 82, 83, 84, 85, 86, 87, 88, 89, 90, 91, 92, 93, 94, 95, 96, 97, 98, 99], "y": [2.037, 1.315, -0.1192, 2.379, 4.027, 3.907, 1.255, 6.279, 1.974, 5.699, 1.183, 4.838, 4.514, 4.07, 6.591, 6.654, 6.519, 4.336, 3.822, 5.502, 5.947, 7.21, 8.166, 7.572, 7.604, 2.443, 7.138, 6.204, 4.666, 4.351, 5.746, 7.204, 5.153, 6.836, 5.199, 8.314, 3.215, 1.801, 5.02, 4.385, 3.382, 6.661, 7.731, 5.687, 8.831, 3.82, 7.09, 5.59, 7.315, 6.623, 4.181, 7.553, 7.604, 5.528, 6.821, 5.596, 1.947, 4.208, 8.28, 7.246, 8.831, 8.831, 8.801, 6.927, 8.801, 3.854, 6.742, 6.333, 7.108, 7.544, 7.107, 8.721, 6.525, 7.395, 8.631, 8.631, 4.738, 7.782, 4.044, 8.693, 7.487, 8.801, 8.831, 5.84, 6.427, 7.395, 5.716, 6.821, 2.208, 7.395, 4.807, 8.801, 8.182, 8.831, 7.395, 5.716, 6.09, 5.808, -0.4859, 5.716], "type": "scatter"}, {"mode": "lines", "name": "Best Value", "x": [0, 1, 2, 3, 4, 5, 6, 7, 8, 9, 10, 11, 12, 13, 14, 15, 16, 17, 18, 19, 20, 21, 22, 23, 24, 25, 26, 27, 28, 29, 30, 31, 32, 33, 34, 35, 36, 37, 38, 39, 40, 41, 42, 43, 44, 45, 46, 47, 48, 49, 50, 51, 52, 53, 54, 55, 56, 57, 58, 59, 60, 61, 62, 63, 64, 65, 66, 67, 68, 69, 70, 71, 72, 73, 74, 75, 76, 77, 78, 79, 80, 81, 82, 83, 84, 85, 86, 87, 88, 89, 90, 91, 92, 93, 94, 95, 96, 97, 98, 99], "y": [2.037, 2.037, 2.037, 2.379, 4.027, 4.027, 4.027, 6.279, 6.279, 6.279, 6.279, 6.279, 6.279, 6.279, 6.591, 6.654, 6.654, 6.654, 6.654, 6.654, 6.654, 7.21, 8.166, 8.166, 8.166, 8.166, 8.166, 8.166, 8.166, 8.166, 8.166, 8.166, 8.166, 8.166, 8.166, 8.314, 8.314, 8.314, 8.314, 8.314, 8.314, 8.314, 8.314, 8.314, 8.831, 8.831, 8.831, 8.831, 8.831, 8.831, 8.831, 8.831, 8.831, 8.831, 8.831, 8.831, 8.831, 8.831, 8.831, 8.831, 8.831, 8.831, 8.831, 8.831, 8.831, 8.831, 8.831, 8.831, 8.831, 8.831, 8.831, 8.831, 8.831, 8.831, 8.831, 8.831, 8.831, 8.831, 8.831, 8.831, 8.831, 8.831, 8.831, 8.831, 8.831, 8.831, 8.831, 8.831, 8.831, 8.831, 8.831, 8.831, 8.831, 8.831, 8.831, 8.831, 8.831, 8.831, 8.831, 8.831], "type": "scatter"}, {"marker": {"color": "#cccccc"}, "mode": "markers", "name": "Infeasible Trial", "showlegend": false, "x": [], "y": [], "type": "scatter"}], "layout": {"title": {"text": "Optimization History Plot"}, "xaxis": {"title": {"text": "Trial"}}, "yaxis": {"title": {"text": "Objective Value"}}}}
